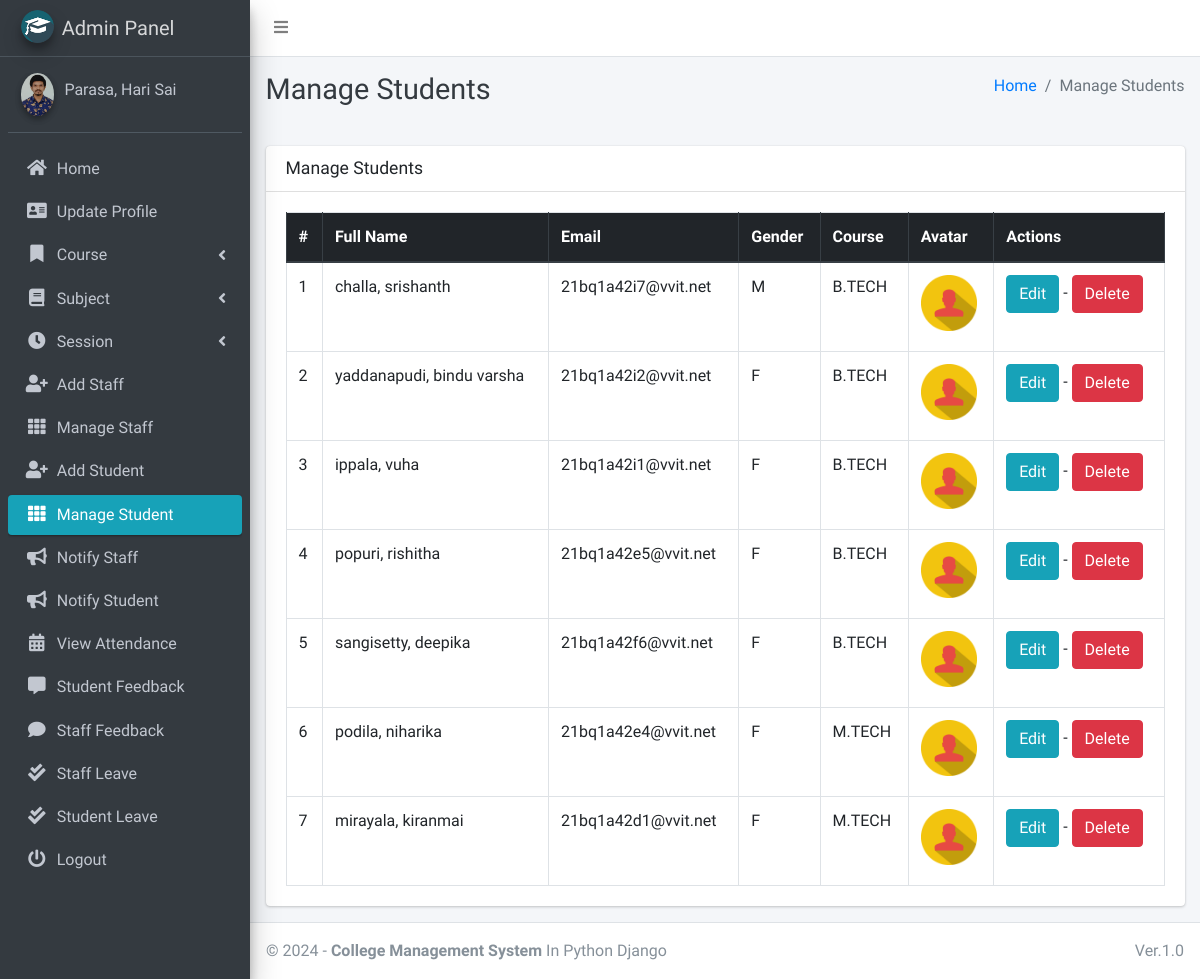
Screenshot of /student/manage/ (signed in) with the database file from the repository.
### main_app/models.py (models this page shows, shortened)
class CustomUser(AbstractUser):
    USER_TYPE = ((1, "HOD"), (2, "Staff"), (3, "Student"))
    GENDER = [("M", "Male"), ("F", "Female")]
    username = None  # Removed username, using email instead
    email = models.EmailField(unique=True)
    user_type = models.CharField(default=1, choices=USER_TYPE, max_length=1)
    gender = models.CharField(max_length=1, choices=GENDER)
    profile_pic = models.ImageField()
    address = models.TextField()
    fcm_token = models.TextField(default="")  # For firebase notifications
    created_at = models.DateTimeField(auto_now_add=True)
    updated_at = models.DateTimeField(auto_now=True)
    groups = models.ManyToManyField(
        'auth.Group',
        related_name='customuser_groups',
        blank=True,
        help_text='The groups this user belongs to.',
        verbose_name='groups'
    )
    user_permissions = models.ManyToManyField(
        'auth.Permission',
        related_name='customuser_user_permissions',
        blank=True,
        help_text='Specific permissions for this user.',
        verbose_name='user permissions'
    )
    USERNAME_FIELD = "email"
    REQUIRED_FIELDS = []
    objects = CustomUserManager()
    def __str__(self):
        return self.last_name + ", " + self.first_name

class Student(models.Model):
    admin = models.OneToOneField(CustomUser, on_delete=models.CASCADE)
    course = models.ForeignKey(Course, on_delete=models.DO_NOTHING, null=True, blank=False)
    session = models.ForeignKey(Session, on_delete=models.DO_NOTHING, null=True)

class Course(models.Model):
    name = models.CharField(max_length=120)
    created_at = models.DateTimeField(auto_now_add=True)
    updated_at = models.DateTimeField(auto_now=True)

### main_app/hod_views.py (the view)
# urls.py: path("student/manage/", hod_views.manage_student, name='manage_student'),
def manage_student(request):
    students = CustomUser.objects.filter(user_type=3)
    context = {
        'students': students,
        'page_title': 'Manage Students'
    }
    return render(request, "hod_template/manage_student.html", context)

### main_app/templates/hod_template/manage_student.html
{% extends 'main_app/base.html' %}
{% load static %}
{% block page_title %}{{page_title}}{% endblock page_title %}
{% block content %}
<section class="content">
    <div class="container-fluid">
        <div class="row">
            <div class="col-md-12">
                <div class="card">
                    <div class="card-header">
                        <h3 class="card-title">{{page_title}}</h3>
                    </div>
                    <div class="card-body">
                        <table id="example2" class="table table-bordered table-hover">
                            <thead class="thead-dark">
                                <tr>
                                    <th>#</th>
                                    <th>Full Name</th>
                                    <th>Email</th>
                                    <th>Gender</th>
                                    <th>Course</th>
                                    <th>Avatar</th>
                                    <th>Actions</th>
                                </tr>
                            </thead>
                            <tbody>
                                {% for student in students %}
                                <tr>
                                    <td>{{ forloop.counter }}</td>
                                    <td>{{student.last_name}}, {{student.first_name}}</td>
                                    <td>{{student.email}}</td>
                                    <td>{{student.gender}}</td>
                                    <td>{{student.student.course.name}}</td>
                                    <td>
                                        {% if student.profile_pic == ""  %}
                                        No Image
                                        {% else %}
                                        <img class="img img-fluid mb-2" height="56" width="56"
                                            src="{{student.profile_pic}}" alt="">
                                        {% endif %}
                                    </td>
                                    <td><a href="{% url 'edit_student' student.student.id %}" class="btn btn-info">Edit</a> -
                                        <a href="{% url 'delete_student' student.student.id %}" class="btn btn-danger" onclick="return confirm('Are you sure about this ?')">Delete</a>
                                    </td>
                                </tr>
                                {% endfor %}
                            </tbody>
                        </table>
                    </div>
                </div>
            </div>
        </div>
    </div>
</section>
{% endblock content %}

### main_app/templates/main_app/sidebar_template.html (shortened to what this page needs)
{% load static %}
<aside class="main-sidebar sidebar-dark-info elevation-4">
    {% if request.user.user_type == '1' %}
    <a href="{% url 'admin_home' %}" class="brand-link">
        <img src="{% static 'dist/img/cmsl.png' %} " alt="AdminLTE Logo"
            class="brand-image img-circle elevation-3" >
        <span class="brand-text font-weight-light">Admin Panel</span>
    </a>
    <div class="sidebar">
        <div class="user-panel mt-3 pb-3 mb-3 d-flex">
            <div class="image">
                <img src="{{ request.user.profile_pic}}" class="img-circle elevation-2" alt="User Image">
            </div>
            <div class="info">
                <a href="#" class="d-block">{{user}}</a>
            </div>
        </div>
        <nav class="mt-2">
            <ul class="nav nav-pills nav-sidebar flex-column" data-widget="treeview" role="menu" data-accordion="false">
                <li class="nav-item">
                    {% url 'admin_home' as admin_home %}
                    <a href="{{admin_home}}" class="nav-link {% if admin_home == request.path %} active {% endif %}">
                        <i class="nav-icon fas fa-home"></i>
                        <p>
                            Home
                        </p>
                    </a>
                </li>
                <li class="nav-item">
                    {% url 'admin_view_profile' as admin_view_profile %}
                    <a href="{{admin_view_profile}}"
                        class="nav-link {% if admin_view_profile == request.path %} active {% endif %}">
                        <i class="nav-icon fas fa-address-card"></i>
                        <p>
                            Update Profile
                        </p>
                    </a>
                </li>
                <li class="nav-item has-treeview">
                    <a href="#" class="nav-link">
                        <i class="nav-icon fas fa-bookmark"></i>
                        <p>
                            Course
                            <i class="fas fa-angle-left right"></i>
                        </p>
                    </a>
                </li>
                <li class="nav-item has-treeview">
                    <a href="#" class="nav-link">
                        <i class="nav-icon fas fa-book"></i>
                        <p>
                            Subject
                            <i class="fas fa-angle-left right"></i>
                        </p>
                    </a>
                </li>
                <li class="nav-item has-treeview">
                    <a href="#" class="nav-link">
                        <i class="nav-icon fas fa-clock"></i>
                        <p>
                            Session
                            <i class="fas fa-angle-left right"></i>
                        </p>
                    </a>
                </li>
                <li class="nav-item">
                    {% url 'add_staff' as add_staff %}
                    <a href="{{add_staff}}" class="nav-link {% if add_staff == request.path %} active {% endif %}">
                        <i class="nav-icon fas fa-user-plus"></i>
                        <p>
                            Add Staff
                        </p>
                    </a>
                </li>
                <li class="nav-item">
                    {% url 'manage_staff' as manage_staff %}
                    {% url 'edit_staff' staff_id as edit_staff %}
                    <a href="{{manage_staff}}"
                        class="nav-link {% if manage_staff == request.path or request.path == edit_staff %} active {% endif %}">
                        <i class="nav-icon fas fa-th"></i>
                        <p>
                            Manage Staff
                        </p>
                    </a>
                </li>
                <li class="nav-item">
                    {% url 'add_student' as add_student%}
                    <a href="{{add_student}}" class="nav-link  {% if add_student == request.path %} active {% endif %}">
                        <i class="nav-icon fas fa-user-plus"></i>
                        <p>
                            Add Student
                        </p>
                    </a>
                </li>
                <li class="nav-item">
                    {% url 'manage_student' as manage_student %}
                    {% url 'edit_student' student_id as edit_student %}
                    <a href="{{manage_student}}"
                        class="nav-link  {% if edit_student == request.path or manage_student == request.path %} active {% endif %}">
                        <i class="nav-icon fas fa-th"></i>
                        <p>
                            Manage Student
                        </p>
                    </a>
                </li>
                <li class="nav-item">
                    {% url 'admin_notify_staff' as admin_notify_staff %}
                    <a href="{{admin_notify_staff}}"
                        class="nav-link {% if admin_notify_staff == request.path %} active {% endif %}">
                        <i class="nav-icon fas fa-bullhorn"></i>
                        <p>
                            Notify Staff
                        </p>
                    </a>
                </li>
                <li class="nav-item">
                    {% url 'admin_notify_student' as admin_notify_student %}
                    <a href="{{admin_notify_student}}"
                        class="nav-link {% if admin_notify_student == request.path %} active {% endif %}">
                        <i class="nav-icon fas fa-bullhorn"></i>
                        <p>
                            Notify Student
                        </p>
                    </a>
                </li>
                <li class="nav-item">
                    {% url 'admin_view_attendance' as admin_view_attendance %}
                <li class="nav-item">
                    <a href="{{admin_view_attendance}}"
                        class="nav-link  {% if admin_view_attendance == request.path %} active {% endif %}">
                        <i class="nav-icon fas fa-calendar-alt"></i>
                        <p>
                            View Attendance
                        </p>
                    </a>
                </li>
                <li class="nav-item">
                    {% url 'student_feedback_message' as student_feedback_message %}
                    <a href="{{ student_feedback_message }}"
                        class="nav-link  {% if student_feedback_message == request.path %} active {% endif %}">
                        <i class="nav-icon fas fa-comment-alt"></i>
                        <p>
                            Student Feedback
                        </p>
                    </a>
                </li>
                <li class="nav-item">
                    {% url 'staff_feedback_message' as staff_feedback_message %}
                    <a href="{{staff_feedback_message}}"
                        class="nav-link   {% if staff_feedback_message == request.path %} active {% endif %}">
                        <i class="nav-icon fas fa-comment"></i>
                        <p>
                            Staff Feedback
                        </p>
                    </a>
                </li>
                <li class="nav-item">
                    {% url 'view_staff_leave' as view_staff_leave %}
                    <a href="{{view_staff_leave}}"
                        class="nav-link  {% if view_staff_leave == request.path %} active {% endif %}">
                        <i class="nav-icon fas fa-check-double"></i>
                        <p>
                            Staff Leave
                        </p>
                    </a>
                </li>
                <li class="nav-item">
                    {% url 'view_student_leave' as view_student_leave %}
                    <a href="{% url 'view_student_leave' %}"
                        class="nav-link  {% if view_student_leave == request.path %} active {% endif %}">
                        <i class="nav-icon fas fa-check-double"></i>
                        <p>
                            Student Leave
                        </p>
                    </a>
                </li>
                                        {% endif %}
                                        <li class="nav-item">
                                            <a href="{% url 'user_logout' %}"
                                                onclick="return confirm('Your session would be terminated.\n\nProceed?')"
                                                class="nav-link">
                                                <i class="nav-icon fas fa-power-off"></i>
                                                <p>
                                                    Logout
                                                </p>
                                            </a>
                                        </li>
                                    </ul>
                                </nav>
                            </div>
</aside>

### rows the page displays
CustomUser: last_name+first_name "Parasa, Hari Sai"
CustomUser: last_name "challa", first_name "srishanth", email "21bq1a42i7@vvit.net", gender "M", student.course.name "B.TECH", profile_pic (picture)
CustomUser: last_name "yaddanapudi", first_name "bindu varsha", email "21bq1a42i2@vvit.net", gender "F", student.course.name "B.TECH", profile_pic (picture)
CustomUser: last_name "ippala", first_name "vuha", email "21bq1a42i1@vvit.net", gender "F", student.course.name "B.TECH", profile_pic (picture)
CustomUser: last_name "popuri", first_name "rishitha", email "21bq1a42e5@vvit.net", gender "F", student.course.name "B.TECH", profile_pic (picture)
CustomUser: last_name "sangisetty", first_name "deepika", email "21bq1a42f6@vvit.net", gender "F", student.course.name "B.TECH", profile_pic (picture)
CustomUser: last_name "podila", first_name "niharika", email "21bq1a42e4@vvit.net", gender "F", student.course.name "M.TECH", profile_pic (picture)
CustomUser: last_name "mirayala", first_name "kiranmai", email "21bq1a42d1@vvit.net", gender "F", student.course.name "M.TECH", profile_pic (picture)

### other values shown
{{ page_title }} "Manage Students"
